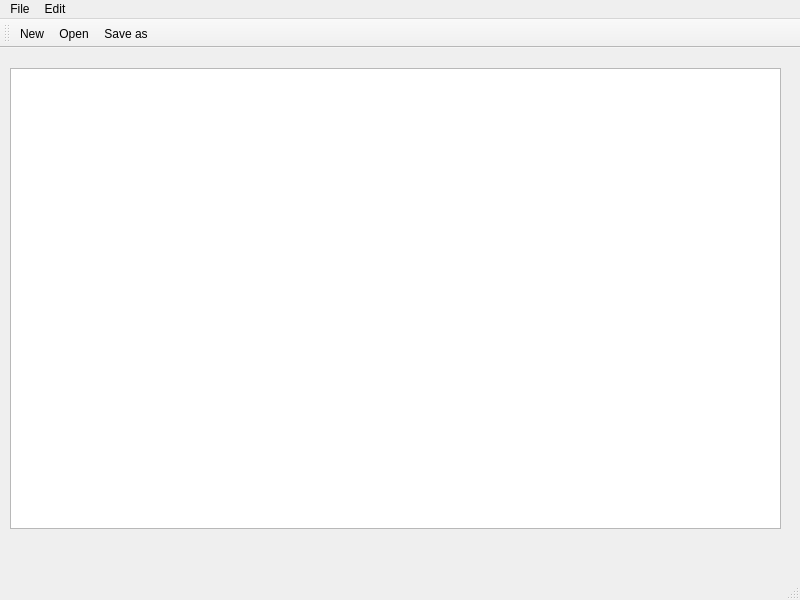
<?xml version="1.0" encoding="UTF-8"?>
<ui version="4.0">
 <class>MainWindow</class>
 <widget class="QMainWindow" name="MainWindow">
  <property name="geometry">
   <rect>
    <x>0</x>
    <y>0</y>
    <width>800</width>
    <height>600</height>
   </rect>
  </property>
  <property name="windowTitle">
   <string>MainWindow</string>
  </property>
  <widget class="QWidget" name="centralwidget">
   <widget class="QWidget" name="verticalLayoutWidget">
    <property name="geometry">
     <rect>
      <x>10</x>
      <y>20</y>
      <width>771</width>
      <height>461</height>
     </rect>
    </property>
    <layout class="QVBoxLayout" name="verticalLayout">
     <item>
      <widget class="QPlainTextEdit" name="plainTextEdit">
       <property name="plainText">
        <string/>
       </property>
      </widget>
     </item>
    </layout>
   </widget>
  </widget>
  <widget class="QMenuBar" name="menubar">
   <property name="geometry">
    <rect>
     <x>0</x>
     <y>0</y>
     <width>800</width>
     <height>22</height>
    </rect>
   </property>
   <widget class="QMenu" name="menuFile">
    <property name="title">
     <string>File</string>
    </property>
    <addaction name="actionNew"/>
    <addaction name="actionOpen"/>
    <addaction name="actionSave_as"/>
    <addaction name="actionPrint"/>
    <addaction name="separator"/>
    <addaction name="actionExit"/>
   </widget>
   <widget class="QMenu" name="menuEdit">
    <property name="title">
     <string>Edit</string>
    </property>
    <addaction name="actionCopy"/>
    <addaction name="actionPaste"/>
    <addaction name="actionCut"/>
    <addaction name="actionUndo"/>
    <addaction name="actionRedo"/>
   </widget>
   <addaction name="menuFile"/>
   <addaction name="menuEdit"/>
  </widget>
  <widget class="QStatusBar" name="statusbar"/>
  <widget class="QToolBar" name="toolBar">
   <property name="windowTitle">
    <string>toolBar</string>
   </property>
   <attribute name="toolBarArea">
    <enum>TopToolBarArea</enum>
   </attribute>
   <attribute name="toolBarBreak">
    <bool>false</bool>
   </attribute>
   <addaction name="actionNew"/>
   <addaction name="actionOpen"/>
   <addaction name="actionSave_as"/>
  </widget>
  <action name="actionNew">
   <property name="icon">
    <iconset resource="res.qrc">
     <normaloff>:/img/res/new.png</normaloff>:/img/res/new.png</iconset>
   </property>
   <property name="text">
    <string>New</string>
   </property>
   <property name="shortcut">
    <string>Ctrl+N</string>
   </property>
  </action>
  <action name="actionOpen">
   <property name="icon">
    <iconset>
     <normalon>:/img/res/open.png</normalon>
    </iconset>
   </property>
   <property name="text">
    <string>Open</string>
   </property>
   <property name="shortcut">
    <string>Ctrl+O</string>
   </property>
  </action>
  <action name="actionSave_as">
   <property name="icon">
    <iconset>
     <normalon>:/img/res/save_as.png</normalon>
    </iconset>
   </property>
   <property name="text">
    <string>Save as...</string>
   </property>
   <property name="shortcut">
    <string>Ctrl+S</string>
   </property>
  </action>
  <action name="actionCopy">
   <property name="text">
    <string>Copy</string>
   </property>
   <property name="shortcut">
    <string>Ctrl+C</string>
   </property>
  </action>
  <action name="actionPaste">
   <property name="text">
    <string>Paste</string>
   </property>
   <property name="shortcut">
    <string>Ctrl+V</string>
   </property>
  </action>
  <action name="actionCut">
   <property name="text">
    <string>Cut</string>
   </property>
   <property name="shortcut">
    <string>Ctrl+X</string>
   </property>
  </action>
  <action name="actionUndo">
   <property name="text">
    <string>Undo</string>
   </property>
   <property name="shortcut">
    <string>Ctrl+Z</string>
   </property>
  </action>
  <action name="actionRedo">
   <property name="text">
    <string>Redo</string>
   </property>
   <property name="shortcut">
    <string>Ctrl+Shift+Z</string>
   </property>
  </action>
  <action name="actionPrint">
   <property name="text">
    <string>Print</string>
   </property>
   <property name="shortcut">
    <string>Ctrl+P</string>
   </property>
  </action>
  <action name="actionExit">
   <property name="text">
    <string>Exit</string>
   </property>
   <property name="toolTip">
    <string>Exit</string>
   </property>
   <property name="shortcut">
    <string>Ctrl+Q</string>
   </property>
  </action>
 </widget>
 <resources>
  <include location="res.qrc"/>
 </resources>
 <connections/>
</ui>
